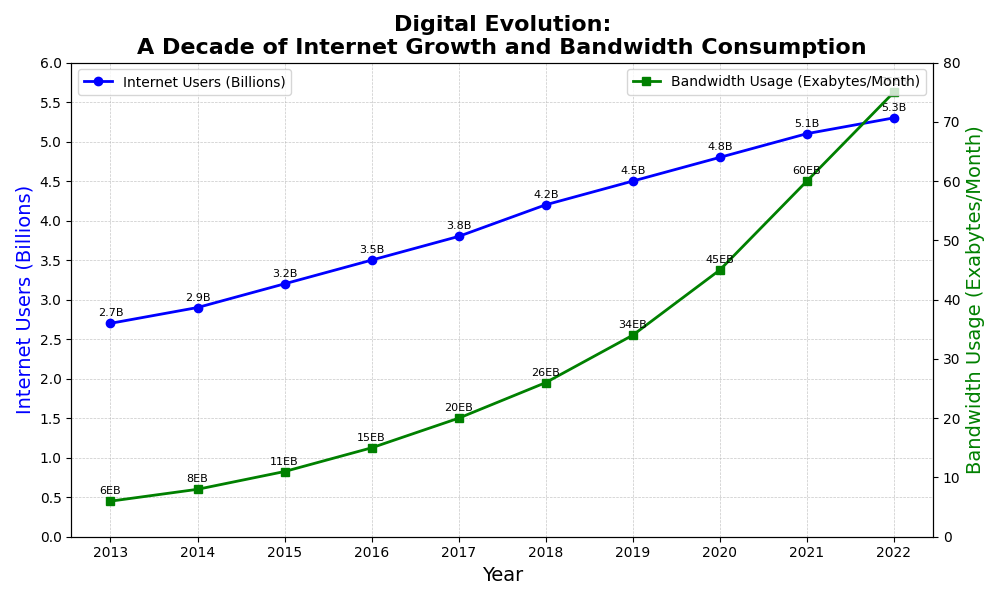

Generate this figure with Python:
import matplotlib.pyplot as plt
import numpy as np

# Title and backstory
# The chart captures a critical period in the realm of technology, illustrating the evolution of internet users and bandwidth consumption
# over the past decade, reflecting the digital transformation and increasing reliance on internet connectivity.

# Data: Years and corresponding values for internet users and bandwidth usage
years = np.array([2013, 2014, 2015, 2016, 2017, 2018, 2019, 2020, 2021, 2022])
internet_users = np.array([2.7, 2.9, 3.2, 3.5, 3.8, 4.2, 4.5, 4.8, 5.1, 5.3])  # in billions
bandwidth_usage = np.array([6, 8, 11, 15, 20, 26, 34, 45, 60, 75])  # in exabytes per month

# Plotting the data on line chart
fig, ax1 = plt.subplots(figsize=(10, 6))

# Plot internet users
ax1.plot(years, internet_users, marker='o', linestyle='-', linewidth=2, color='blue', label='Internet Users (Billions)')
for i, txt in enumerate(internet_users):
    ax1.annotate(f'{txt}B', (years[i], internet_users[i]), textcoords="offset points", xytext=(0,5), ha='center', fontsize=8)

# Twin axis for bandwidth usage
ax2 = ax1.twinx()
ax2.plot(years, bandwidth_usage, marker='s', linestyle='-', linewidth=2, color='green', label='Bandwidth Usage (Exabytes/Month)')
for i, txt in enumerate(bandwidth_usage):
    ax2.annotate(f'{txt}EB', (years[i], bandwidth_usage[i]), textcoords="offset points", xytext=(0,5), ha='center', fontsize=8)

# Setting titles and labels
plt.title("Digital Evolution:\nA Decade of Internet Growth and Bandwidth Consumption", fontsize=16, fontweight='bold')
ax1.set_xlabel("Year", fontsize=14)
ax1.set_ylabel("Internet Users (Billions)", fontsize=14, color='blue')
ax2.set_ylabel("Bandwidth Usage (Exabytes/Month)", fontsize=14, color='green')

# Legends
ax1.legend(loc='upper left')
ax2.legend(loc='upper right')

# Grids for readability
ax1.grid(True, which='both', linestyle='--', linewidth=0.5, alpha=0.7)

# Ticks for both axes
ax1.set_xticks(years)
ax1.set_yticks(np.arange(0, 6.5, 0.5))
ax2.set_yticks(np.arange(0, 85, 10))

# Layout adjustments
plt.tight_layout()

# Show plot
plt.show()
